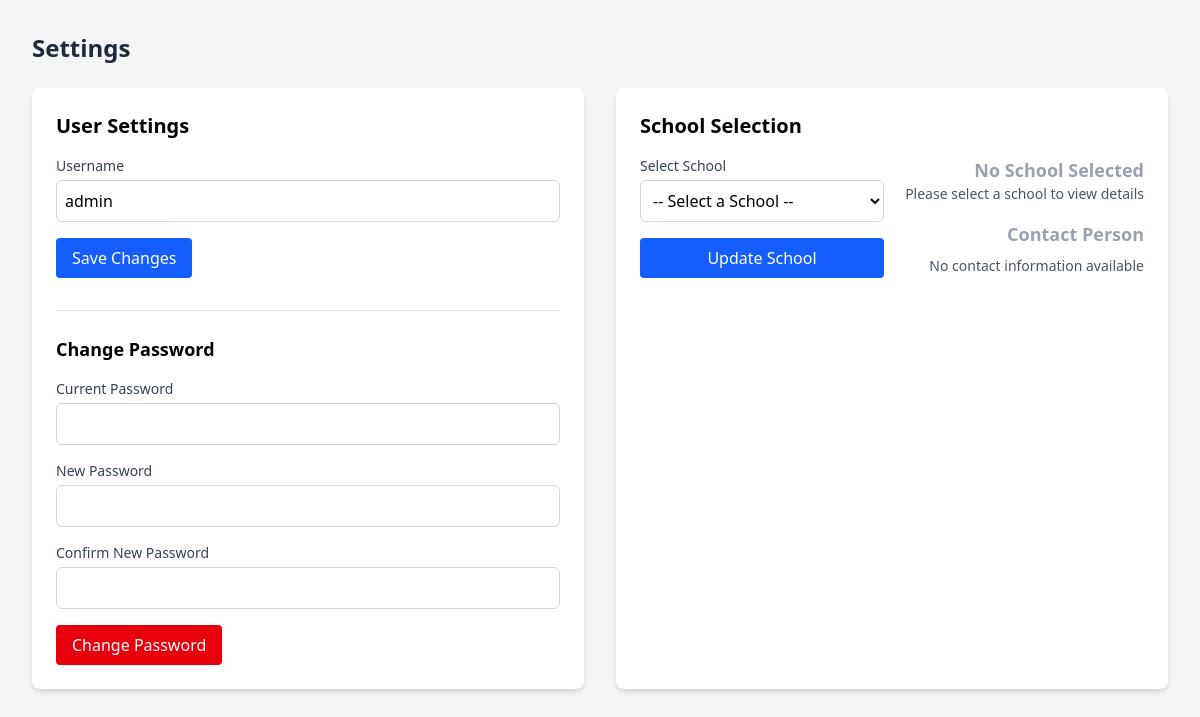
Before: /settings (signed in) with the older database file.
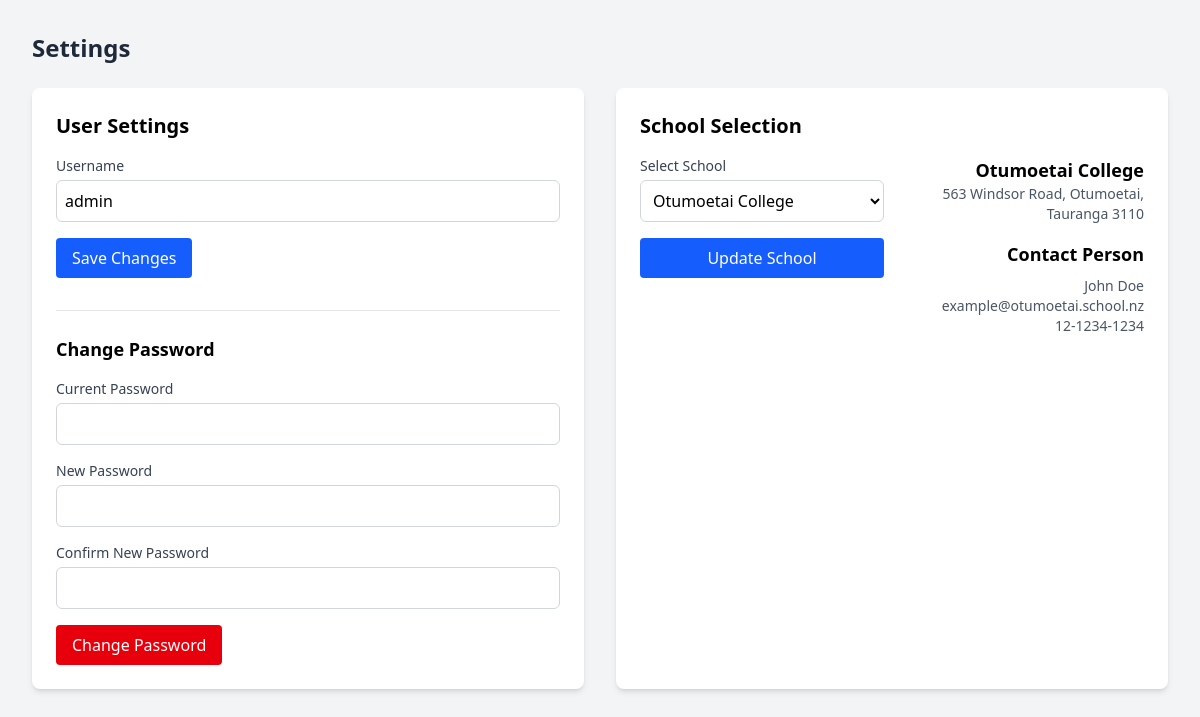
After: the same page with the newer database file.
### tables this page shows
CREATE TABLE user (id INTEGER PRIMARY KEY AUTOINCREMENT, username TEXT, password TEXT, school_id REFERENCES school (id));

CREATE TABLE school (id INTEGER PRIMARY KEY AUTOINCREMENT, school TEXT, address TEXT, contact_name TEXT, contact_email TEXT, contact_phone TEXT);

### main.py (the view, shortened to what this page needs)
@app.route('/settings', methods=['GET', 'POST'])
def settings():
    if 'valid' not in session:
        return redirect('/login')
    user_id = session['user']
    message = ""
    user = cur.execute('SELECT * FROM user WHERE id = ?', (user_id,)).fetchone()
    schools = cur.execute('SELECT * FROM school ORDER BY school').fetchall()
    current_school = None
    if user[3]:
        current_school = cur.execute('SELECT * FROM school WHERE id = ?', (user[3],)).fetchone()
    return render_template('settings.html',
                         user=user,
                         schools=schools,
                         current_school=current_school,
                         message=message)

### templates/settings.html (shortened to what this page needs)
<!DOCTYPE html>
<html lang="en">
  <head>
    <script src="https://cdn.jsdelivr.net/npm/@tailwindcss/browser@4"></script>
  </head>
  <body class="bg-gray-100 p-8">
      <h1 class="text-2xl font-bold text-gray-800 mb-6">Settings</h1>
    <div class="grid grid-cols-2 gap-8">
      <div class="bg-white shadow-md p-6 rounded-lg">
        <h2 class="text-xl font-semibold mb-4">User Settings</h2>
        <form method="POST" class="space-y-4">
          <div>
            <label class="block text-sm font-medium text-gray-700">Username</label>
            <input
              type="text"
              name="username"
              class="mt-1 block w-full border border-gray-300 rounded-md p-2"
              value="{{ user[1] if user else '' }}"
              required
            />
          </div>
          <button
            type="submit"
            name="update_user"
            class="bg-blue-600 text-white px-4 py-2 rounded hover:bg-blue-700 transition-colors"
          >
            Save Changes
          </button>
        </form>
        <div class="mt-8 pt-6 border-t border-gray-200">
          <h3 class="text-lg font-semibold mb-4">Change Password</h3>
          <form method="POST" class="space-y-4">
            <div>
              <label class="block text-sm font-medium text-gray-700">Current Password</label>
              <input
                type="password"
                name="current_password"
                class="mt-1 block w-full border border-gray-300 rounded-md p-2"
                required
              />
            </div>
            <div>
              <label class="block text-sm font-medium text-gray-700">New Password</label>
              <input
                type="password"
                name="new_password"
                class="mt-1 block w-full border border-gray-300 rounded-md p-2"
                required
              />
            </div>
            <div>
              <label class="block text-sm font-medium text-gray-700">Confirm New Password</label>
              <input
                type="password"
                name="confirm_password"
                class="mt-1 block w-full border border-gray-300 rounded-md p-2"
                required
              />
            </div>
            <button
              type="submit"
              name="change_password"
              class="bg-red-600 text-white px-4 py-2 rounded hover:bg-red-700 transition-colors"
            >
              Change Password
            </button>
          </form>
        </div>
      </div>
      <div class="bg-white shadow-md p-6 rounded-lg">
        <h2 class="text-xl font-semibold mb-4">School Selection</h2>
        <div class="grid grid-cols-2 gap-4">
          <div>
            <form method="POST">
              <label class="block text-sm font-medium text-gray-700">Select School</label>
              <select
                name="school_id"
                class="mt-1 block w-full border border-gray-300 rounded-md p-2"
              >
                <option value="">-- Select a School --</option>
                {% for school in schools %}
                <option
                  value="{{ school[0] }}"
                  {% if current_school and school[0] == current_school[0] %}selected{% endif %}
                  data-name="{{ school[1] }}"
                  data-address="{{ school[2] }}"
                  data-contact="{{ school[3] }}"
                  data-email="{{ school[4] }}"
                  data-phone="{{ school[5] }}"
                >
                  {{ school[1] }}
                </option>
                {% endfor %}
              </select>
              <button
                type="submit"
                name="update_school"
                class="mt-4 bg-blue-600 text-white px-4 py-2 rounded hover:bg-blue-700 w-full transition-colors"
              >
                Update School
              </button>
            </form>
          </div>
          <div class="flex flex-col gap-4 text-right">
            <div class="flex flex-col" id="school-details">
              {% if current_school %}
              <h3 class="text-lg font-semibold">{{ current_school[1] }}</h3>
              <p class="text-sm text-gray-600">{{ current_school[2] }}</p>
              {% else %}
              <h3 class="text-lg font-semibold text-gray-400">No School Selected</h3>
              <p class="text-sm text-gray-600">Please select a school to view details</p>
              {% endif %}
            </div>
            <div class="flex flex-col" id="contact-details">
              {% if current_school %}
              <h4 class="text-lg font-semibold mb-2">Contact Person</h4>
              <p class="text-sm text-gray-600">{{ current_school[3] }}</p>
              <p class="text-sm text-gray-600">{{ current_school[4] }}</p>
              <p class="text-sm text-gray-600">{{ current_school[5] }}</p>
              {% else %}
              <h4 class="text-lg font-semibold mb-2 text-gray-400">Contact Person</h4>
              <p class="text-sm text-gray-600">No contact information available</p>
              {% endif %}
            </div>
          </div>
        </div>
      </div>
    </div>
  </body>
</html>

Changed rows visible on the page:
added school: school "Otumoetai College", address "563 Windsor Road, Otumoetai, Tauranga 3110", contact_name "John Doe", contact_email "example@otumoetai.school.nz", contact_phone "12-1234-1234"
Other visible differences:
form field school_id: "-- Select a School --" → "Otumoetai College"
text no longer shown: "No School Selected Please select a school to view details No contact information available"
